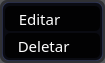
  <widget class="QFrame" name="frame_back_ground">
   <property name="geometry">
    <rect>
     <x>220</x>
     <y>90</y>
     <width>105</width>
     <height>63</height>
    </rect>
   </property>
   <property name="styleSheet">
    <string notr="true">background-color: rgba(32, 33, 37, 190);
border-radius: 7px</string>
   </property>
   <property name="frameShape">
    <enum>QFrame::StyledPanel</enum>
   </property>
   <property name="frameShadow">
    <enum>QFrame::Raised</enum>
   </property>
   <layout class="QVBoxLayout" name="verticalLayout_31" stretch="0">
    <property name="spacing">
     <number>0</number>
    </property>
    <property name="leftMargin">
     <number>2</number>
    </property>
    <property name="topMargin">
     <number>2</number>
    </property>
    <property name="rightMargin">
     <number>2</number>
    </property>
    <property name="bottomMargin">
     <number>2</number>
    </property>
    <item>
     <widget class="QFrame" name="frame_line_2">
      <property name="styleSheet">
       <string notr="true">
background-color: rgba(64, 80, 170, 255);
border-radius: 8px</string>
      </property>
      <property name="frameShape">
       <enum>QFrame::StyledPanel</enum>
      </property>
      <property name="frameShadow">
       <enum>QFrame::Raised</enum>
      </property>
      <layout class="QVBoxLayout" name="verticalLayout_32">
       <property name="spacing">
        <number>0</number>
       </property>
       <property name="leftMargin">
        <number>0</number>
       </property>
       <property name="topMargin">
        <number>0</number>
       </property>
       <property name="rightMargin">
        <number>0</number>
       </property>
       <property name="bottomMargin">
        <number>0</number>
       </property>
       <item>
        <widget class="QFrame" name="frame_center">
         <property name="styleSheet">
          <string notr="true">background-color: rgba(32, 33, 37, 190);</string>
         </property>
         <property name="frameShape">
          <enum>QFrame::StyledPanel</enum>
         </property>
         <property name="frameShadow">
          <enum>QFrame::Raised</enum>
         </property>
         <layout class="QVBoxLayout" name="verticalLayout_33">
          <property name="spacing">
           <number>0</number>
          </property>
          <property name="leftMargin">
           <number>1</number>
          </property>
          <property name="topMargin">
           <number>1</number>
          </property>
          <property name="rightMargin">
           <number>1</number>
          </property>
          <property name="bottomMargin">
           <number>1</number>
          </property>
          <item>
           <widget class="QFrame" name="frame_continer_2">
            <property name="minimumSize">
             <size>
              <width>70</width>
              <height>10</height>
             </size>
            </property>
            <property name="styleSheet">
             <string notr="true">background-color:  rgba(0, 0, 0, 190);
border-radius:6px;</string>
            </property>
            <property name="frameShape">
             <enum>QFrame::StyledPanel</enum>
            </property>
            <property name="frameShadow">
             <enum>QFrame::Raised</enum>
            </property>
            <layout class="QVBoxLayout" name="verticalLayout_34">
             <property name="spacing">
              <number>3</number>
             </property>
             <property name="leftMargin">
              <number>2</number>
             </property>
             <property name="topMargin">
              <number>3</number>
             </property>
             <property name="rightMargin">
              <number>2</number>
             </property>
             <property name="bottomMargin">
              <number>3</number>
             </property>
             <item>
              <widget class="QPushButton" name="editar">
               <property name="minimumSize">
                <size>
                 <width>0</width>
                 <height>25</height>
                </size>
               </property>
               <property name="sizeIncrement">
                <size>
                 <width>0</width>
                 <height>0</height>
                </size>
               </property>
               <property name="font">
                <font>
                 <family>Segoe UI Light</family>
                 <pointsize>11</pointsize>
                </font>
               </property>
               <property name="cursor">
                <cursorShape>PointingHandCursor</cursorShape>
               </property>
               <property name="styleSheet">
                <string notr="true">QPushButton{
background-color: rgb(2, 2, 3);
border-radius: 5px;
color: rgb(255, 255, 255);
text-align: left;
padding-left: 6px;}

QPushButton:hover{background-color: rgb(47, 54, 100)}

QPushButton:pressed{background-color: rgb(33, 38, 70);}</string>
               </property>
               <property name="text">
                <string>  Editar</string>
               </property>
               <property name="icon">
                <iconset>
                 <normaloff>../../../../../../../../images/svg_icons/icon_edit.svg</normaloff>../../../../../../../../images/svg_icons/icon_edit.svg</iconset>
               </property>
               <property name="iconSize">
                <size>
                 <width>19</width>
                 <height>19</height>
                </size>
               </property>
              </widget>
             </item>
             <item>
              <widget class="QPushButton" name="deletar">
               <property name="minimumSize">
                <size>
                 <width>0</width>
                 <height>25</height>
                </size>
               </property>
               <property name="sizeIncrement">
                <size>
                 <width>0</width>
                 <height>0</height>
                </size>
               </property>
               <property name="font">
                <font>
                 <family>Segoe UI Light</family>
                 <pointsize>11</pointsize>
                </font>
               </property>
               <property name="cursor">
                <cursorShape>PointingHandCursor</cursorShape>
               </property>
               <property name="styleSheet">
                <string notr="true">QPushButton{
background-color: rgb(2, 2, 3);
border-radius: 5px;
color: rgb(255, 255, 255);
text-align: left;
padding-left: 5px;}

QPushButton:hover{background-color: rgb(47, 54, 100)}

QPushButton:pressed{background-color: rgb(33, 38, 70);}</string>
               </property>
               <property name="text">
                <string>  Deletar</string>
               </property>
               <property name="icon">
                <iconset>
                 <normaloff>../../../../../../../../images/svg_icons/icon_delete.svg</normaloff>../../../../../../../../images/svg_icons/icon_delete.svg</iconset>
               </property>
               <property name="iconSize">
                <size>
                 <width>21</width>
                 <height>21</height>
                </size>
               </property>
              </widget>
             </item>
            </layout>
           </widget>
          </item>
         </layout>
        </widget>
       </item>
      </layout>
     </widget>
    </item>
   </layout>
  </widget>
